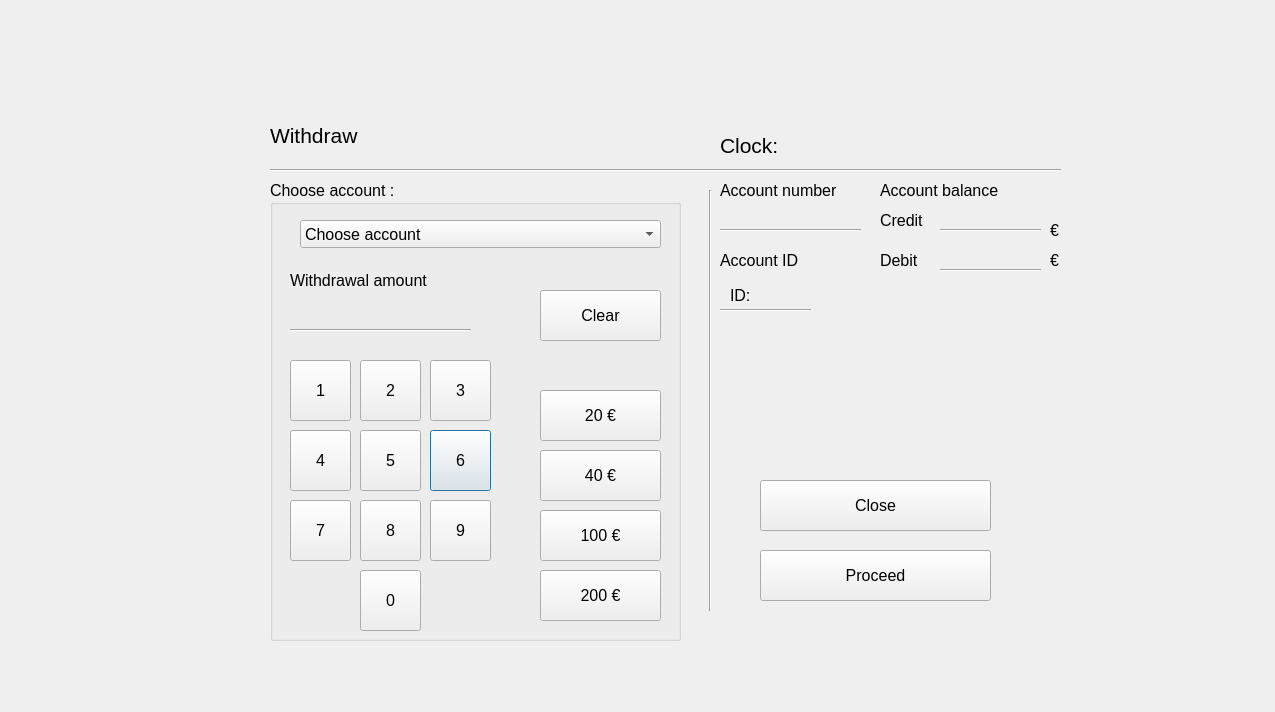
<?xml version="1.0" encoding="UTF-8"?>
<ui version="4.0">
 <class>DLLwithdraw</class>
 <widget class="QDialog" name="DLLwithdraw">
  <property name="geometry">
   <rect>
    <x>0</x>
    <y>0</y>
    <width>1275</width>
    <height>712</height>
   </rect>
  </property>
  <property name="windowTitle">
   <string>Dialog</string>
  </property>
  <widget class="QLabel" name="label">
   <property name="geometry">
    <rect>
     <x>270</x>
     <y>120</y>
     <width>121</width>
     <height>31</height>
    </rect>
   </property>
   <property name="font">
    <font>
     <pointsize>16</pointsize>
    </font>
   </property>
   <property name="text">
    <string>Withdraw</string>
   </property>
  </widget>
  <widget class="QGroupBox" name="groupBox">
   <property name="geometry">
    <rect>
     <x>270</x>
     <y>180</y>
     <width>411</width>
     <height>461</height>
    </rect>
   </property>
   <property name="font">
    <font>
     <pointsize>12</pointsize>
    </font>
   </property>
   <property name="title">
    <string>Choose account :</string>
   </property>
   <widget class="QLabel" name="withdrawAmountLabel">
    <property name="geometry">
     <rect>
      <x>20</x>
      <y>80</y>
      <width>211</width>
      <height>41</height>
     </rect>
    </property>
    <property name="font">
     <font>
      <pointsize>12</pointsize>
     </font>
    </property>
    <property name="text">
     <string>Withdrawal amount</string>
    </property>
   </widget>
   <widget class="QComboBox" name="comboBoxChooseAccount">
    <property name="geometry">
     <rect>
      <x>30</x>
      <y>40</y>
      <width>361</width>
      <height>28</height>
     </rect>
    </property>
    <item>
     <property name="text">
      <string>Choose account</string>
     </property>
    </item>
    <item>
     <property name="text">
      <string>Withdraw Credit</string>
     </property>
    </item>
    <item>
     <property name="text">
      <string>Withdraw Debit</string>
     </property>
    </item>
    <item>
     <property name="text">
      <string>Transfer from Debit</string>
     </property>
    </item>
    <item>
     <property name="text">
      <string>Transfer from Credit</string>
     </property>
    </item>
   </widget>
   <widget class="QPushButton" name="button6">
    <property name="geometry">
     <rect>
      <x>160</x>
      <y>250</y>
      <width>61</width>
      <height>61</height>
     </rect>
    </property>
    <property name="text">
     <string>6</string>
    </property>
   </widget>
   <widget class="QPushButton" name="button9">
    <property name="geometry">
     <rect>
      <x>160</x>
      <y>320</y>
      <width>61</width>
      <height>61</height>
     </rect>
    </property>
    <property name="text">
     <string>9</string>
    </property>
   </widget>
   <widget class="QPushButton" name="button0">
    <property name="geometry">
     <rect>
      <x>90</x>
      <y>390</y>
      <width>61</width>
      <height>61</height>
     </rect>
    </property>
    <property name="text">
     <string>0</string>
    </property>
   </widget>
   <widget class="QPushButton" name="button3">
    <property name="geometry">
     <rect>
      <x>160</x>
      <y>180</y>
      <width>61</width>
      <height>61</height>
     </rect>
    </property>
    <property name="text">
     <string>3</string>
    </property>
   </widget>
   <widget class="QPushButton" name="button7">
    <property name="geometry">
     <rect>
      <x>20</x>
      <y>320</y>
      <width>61</width>
      <height>61</height>
     </rect>
    </property>
    <property name="text">
     <string>7</string>
    </property>
   </widget>
   <widget class="QPushButton" name="button1">
    <property name="geometry">
     <rect>
      <x>20</x>
      <y>180</y>
      <width>61</width>
      <height>61</height>
     </rect>
    </property>
    <property name="text">
     <string>1</string>
    </property>
   </widget>
   <widget class="QPushButton" name="button2">
    <property name="geometry">
     <rect>
      <x>90</x>
      <y>180</y>
      <width>61</width>
      <height>61</height>
     </rect>
    </property>
    <property name="text">
     <string>2</string>
    </property>
   </widget>
   <widget class="QPushButton" name="button8">
    <property name="geometry">
     <rect>
      <x>90</x>
      <y>320</y>
      <width>61</width>
      <height>61</height>
     </rect>
    </property>
    <property name="text">
     <string>8</string>
    </property>
   </widget>
   <widget class="QPushButton" name="button5">
    <property name="geometry">
     <rect>
      <x>90</x>
      <y>250</y>
      <width>61</width>
      <height>61</height>
     </rect>
    </property>
    <property name="text">
     <string>5</string>
    </property>
   </widget>
   <widget class="QPushButton" name="button4">
    <property name="geometry">
     <rect>
      <x>20</x>
      <y>250</y>
      <width>61</width>
      <height>61</height>
     </rect>
    </property>
    <property name="text">
     <string>4</string>
    </property>
   </widget>
   <widget class="QPushButton" name="draw20">
    <property name="geometry">
     <rect>
      <x>270</x>
      <y>210</y>
      <width>121</width>
      <height>51</height>
     </rect>
    </property>
    <property name="text">
     <string>20 €</string>
    </property>
   </widget>
   <widget class="QPushButton" name="draw40">
    <property name="geometry">
     <rect>
      <x>270</x>
      <y>270</y>
      <width>121</width>
      <height>51</height>
     </rect>
    </property>
    <property name="text">
     <string>40 €</string>
    </property>
   </widget>
   <widget class="QPushButton" name="draw100">
    <property name="geometry">
     <rect>
      <x>270</x>
      <y>330</y>
      <width>121</width>
      <height>51</height>
     </rect>
    </property>
    <property name="text">
     <string>100 €</string>
    </property>
   </widget>
   <widget class="QPushButton" name="draw200">
    <property name="geometry">
     <rect>
      <x>270</x>
      <y>390</y>
      <width>121</width>
      <height>51</height>
     </rect>
    </property>
    <property name="text">
     <string>200 €</string>
    </property>
   </widget>
   <widget class="QPushButton" name="clearButton">
    <property name="geometry">
     <rect>
      <x>270</x>
      <y>110</y>
      <width>121</width>
      <height>51</height>
     </rect>
    </property>
    <property name="text">
     <string>Clear</string>
    </property>
   </widget>
   <widget class="QLabel" name="withdrawalLineEdit">
    <property name="geometry">
     <rect>
      <x>30</x>
      <y>130</y>
      <width>191</width>
      <height>20</height>
     </rect>
    </property>
    <property name="text">
     <string/>
    </property>
   </widget>
   <widget class="Line" name="line_6">
    <property name="geometry">
     <rect>
      <x>20</x>
      <y>140</y>
      <width>181</width>
      <height>20</height>
     </rect>
    </property>
    <property name="font">
     <font>
      <pointsize>12</pointsize>
     </font>
    </property>
    <property name="orientation">
     <enum>Qt::Horizontal</enum>
    </property>
   </widget>
  </widget>
  <widget class="QLabel" name="labelKuva">
   <property name="geometry">
    <rect>
     <x>270</x>
     <y>0</y>
     <width>571</width>
     <height>141</height>
    </rect>
   </property>
   <property name="text">
    <string/>
   </property>
   <property name="scaledContents">
    <bool>true</bool>
   </property>
  </widget>
  <widget class="Line" name="line">
   <property name="geometry">
    <rect>
     <x>270</x>
     <y>160</y>
     <width>791</width>
     <height>20</height>
    </rect>
   </property>
   <property name="font">
    <font>
     <pointsize>12</pointsize>
    </font>
   </property>
   <property name="orientation">
    <enum>Qt::Horizontal</enum>
   </property>
  </widget>
  <widget class="Line" name="line_2">
   <property name="geometry">
    <rect>
     <x>700</x>
     <y>190</y>
     <width>20</width>
     <height>421</height>
    </rect>
   </property>
   <property name="orientation">
    <enum>Qt::Vertical</enum>
   </property>
  </widget>
  <widget class="QLabel" name="labelCredit">
   <property name="geometry">
    <rect>
     <x>880</x>
     <y>210</y>
     <width>61</width>
     <height>21</height>
    </rect>
   </property>
   <property name="font">
    <font>
     <pointsize>12</pointsize>
    </font>
   </property>
   <property name="text">
    <string>Credit</string>
   </property>
  </widget>
  <widget class="QLabel" name="labelDebit">
   <property name="geometry">
    <rect>
     <x>880</x>
     <y>250</y>
     <width>61</width>
     <height>20</height>
    </rect>
   </property>
   <property name="font">
    <font>
     <pointsize>12</pointsize>
    </font>
   </property>
   <property name="text">
    <string>Debit</string>
   </property>
  </widget>
  <widget class="QLabel" name="accountBalanceLabel">
   <property name="geometry">
    <rect>
     <x>880</x>
     <y>180</y>
     <width>161</width>
     <height>20</height>
    </rect>
   </property>
   <property name="font">
    <font>
     <pointsize>12</pointsize>
    </font>
   </property>
   <property name="text">
    <string>Account balance</string>
   </property>
  </widget>
  <widget class="QLabel" name="label_6">
   <property name="geometry">
    <rect>
     <x>1050</x>
     <y>220</y>
     <width>21</width>
     <height>20</height>
    </rect>
   </property>
   <property name="font">
    <font>
     <pointsize>12</pointsize>
    </font>
   </property>
   <property name="text">
    <string>€</string>
   </property>
  </widget>
  <widget class="QLabel" name="label_7">
   <property name="geometry">
    <rect>
     <x>1050</x>
     <y>250</y>
     <width>21</width>
     <height>20</height>
    </rect>
   </property>
   <property name="font">
    <font>
     <pointsize>12</pointsize>
    </font>
   </property>
   <property name="text">
    <string>€</string>
   </property>
  </widget>
  <widget class="QPushButton" name="withdrawButton">
   <property name="geometry">
    <rect>
     <x>760</x>
     <y>550</y>
     <width>231</width>
     <height>51</height>
    </rect>
   </property>
   <property name="font">
    <font>
     <pointsize>12</pointsize>
    </font>
   </property>
   <property name="text">
    <string>Proceed</string>
   </property>
  </widget>
  <widget class="QPushButton" name="exitButton">
   <property name="geometry">
    <rect>
     <x>760</x>
     <y>480</y>
     <width>231</width>
     <height>51</height>
    </rect>
   </property>
   <property name="font">
    <font>
     <pointsize>12</pointsize>
    </font>
   </property>
   <property name="text">
    <string>Close</string>
   </property>
  </widget>
  <widget class="QLabel" name="label_3">
   <property name="geometry">
    <rect>
     <x>720</x>
     <y>180</y>
     <width>161</width>
     <height>21</height>
    </rect>
   </property>
   <property name="font">
    <font>
     <pointsize>12</pointsize>
    </font>
   </property>
   <property name="text">
    <string>Account number</string>
   </property>
  </widget>
  <widget class="QLabel" name="errorLabel">
   <property name="geometry">
    <rect>
     <x>720</x>
     <y>310</y>
     <width>461</width>
     <height>41</height>
    </rect>
   </property>
   <property name="text">
    <string/>
   </property>
  </widget>
  <widget class="QLabel" name="clockLabel">
   <property name="geometry">
    <rect>
     <x>720</x>
     <y>130</y>
     <width>641</width>
     <height>31</height>
    </rect>
   </property>
   <property name="font">
    <font>
     <pointsize>16</pointsize>
    </font>
   </property>
   <property name="text">
    <string>Clock:</string>
   </property>
  </widget>
  <widget class="QLabel" name="idAccountLabel">
   <property name="geometry">
    <rect>
     <x>730</x>
     <y>280</y>
     <width>111</width>
     <height>31</height>
    </rect>
   </property>
   <property name="font">
    <font>
     <pointsize>12</pointsize>
    </font>
   </property>
   <property name="text">
    <string>ID:</string>
   </property>
  </widget>
  <widget class="QLabel" name="label_4">
   <property name="geometry">
    <rect>
     <x>720</x>
     <y>250</y>
     <width>121</width>
     <height>21</height>
    </rect>
   </property>
   <property name="font">
    <font>
     <pointsize>12</pointsize>
    </font>
   </property>
   <property name="text">
    <string>Account ID</string>
   </property>
  </widget>
  <widget class="QLabel" name="debitNumberLine">
   <property name="geometry">
    <rect>
     <x>730</x>
     <y>210</y>
     <width>141</width>
     <height>20</height>
    </rect>
   </property>
   <property name="font">
    <font>
     <pointsize>12</pointsize>
    </font>
   </property>
   <property name="text">
    <string/>
   </property>
  </widget>
  <widget class="QLabel" name="creditBalanceLine">
   <property name="geometry">
    <rect>
     <x>950</x>
     <y>210</y>
     <width>91</width>
     <height>20</height>
    </rect>
   </property>
   <property name="font">
    <font>
     <pointsize>12</pointsize>
    </font>
   </property>
   <property name="text">
    <string/>
   </property>
  </widget>
  <widget class="QLabel" name="debitBalanceLine">
   <property name="geometry">
    <rect>
     <x>950</x>
     <y>250</y>
     <width>91</width>
     <height>20</height>
    </rect>
   </property>
   <property name="font">
    <font>
     <pointsize>12</pointsize>
    </font>
   </property>
   <property name="text">
    <string/>
   </property>
  </widget>
  <widget class="Line" name="line_4">
   <property name="geometry">
    <rect>
     <x>940</x>
     <y>220</y>
     <width>101</width>
     <height>20</height>
    </rect>
   </property>
   <property name="font">
    <font>
     <pointsize>12</pointsize>
    </font>
   </property>
   <property name="orientation">
    <enum>Qt::Horizontal</enum>
   </property>
  </widget>
  <widget class="Line" name="line_5">
   <property name="geometry">
    <rect>
     <x>940</x>
     <y>260</y>
     <width>101</width>
     <height>20</height>
    </rect>
   </property>
   <property name="font">
    <font>
     <pointsize>12</pointsize>
    </font>
   </property>
   <property name="orientation">
    <enum>Qt::Horizontal</enum>
   </property>
  </widget>
  <widget class="Line" name="line_7">
   <property name="geometry">
    <rect>
     <x>720</x>
     <y>220</y>
     <width>141</width>
     <height>20</height>
    </rect>
   </property>
   <property name="font">
    <font>
     <pointsize>12</pointsize>
    </font>
   </property>
   <property name="orientation">
    <enum>Qt::Horizontal</enum>
   </property>
  </widget>
  <widget class="Line" name="line_8">
   <property name="geometry">
    <rect>
     <x>720</x>
     <y>300</y>
     <width>91</width>
     <height>20</height>
    </rect>
   </property>
   <property name="font">
    <font>
     <pointsize>12</pointsize>
    </font>
   </property>
   <property name="orientation">
    <enum>Qt::Horizontal</enum>
   </property>
  </widget>
 </widget>
 <resources/>
 <connections/>
</ui>
